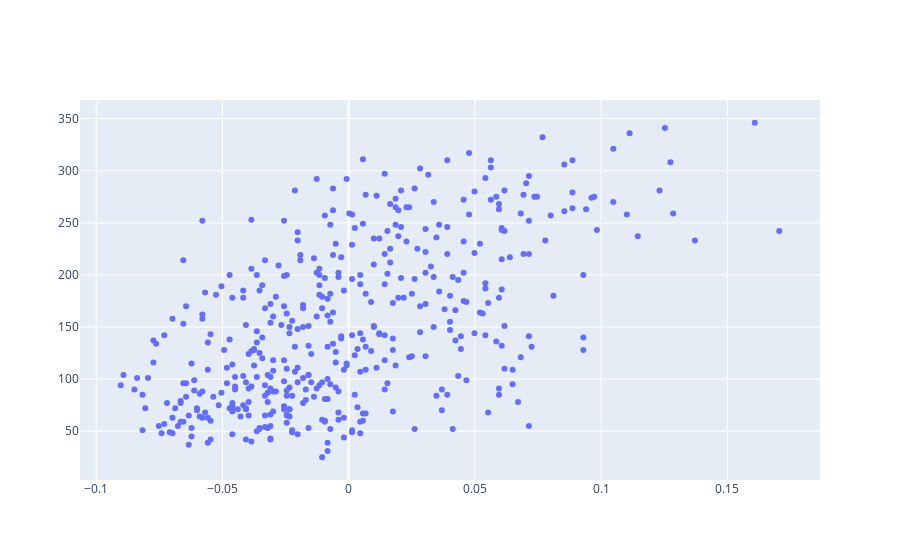

Write notebook code for a chart like this one.
### Code cell
import plotly.graph_objects as go

fig = go.Figure(
    go.Scatter(
        x=diabetes_X,
        y=y,
        mode='markers'
    )
)

fig.show()

### Figure 1 — Plotly figure (JSON) as saved in the notebook; plotly's stock layout.template omitted (floating-point values rounded to 4 significant figures; data arrays with more than 128 entries replaced by an {"elided": "..."} marker saying what was removed)
{"data": [{"mode": "markers", "type": "scatter", "x": {"elided": "442 float values"}, "y": {"elided": "442 int values"}}], "layout": {}}
